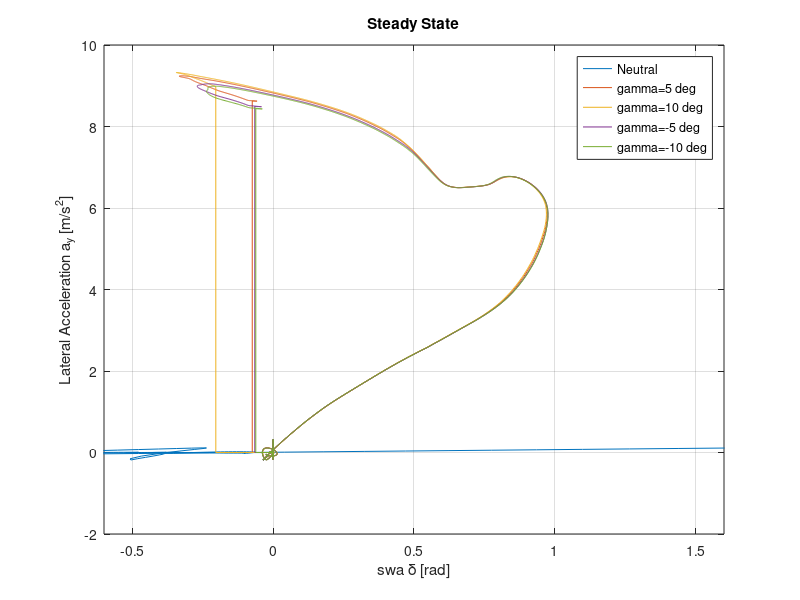

Write the MATLAB code that produced this figure.
clear all;

load("rad_ay.mat");
figure(1);

plot(rad_neu*180/pi, ay_neu);
hold on;
plot(rad_5*180/pi, ay_5);
plot(rad_10*180/pi, ay_10);
plot(rad_neg5*180/pi, ay_neg5);
plot(rad_neg10*180/pi, ay_neg10);
hold off;

xlabel('swa \delta [rad]');
ylabel('Lateral Acceleration a_y [m/s^2]');
title("Steady State");
legend("Neutral","\gamma=5 deg","\gamma=10 deg","\gamma=-5 deg","\gamma=-10 deg","Location","northeast");
grid on;
axis([-0.6 1.6 -2 10]);